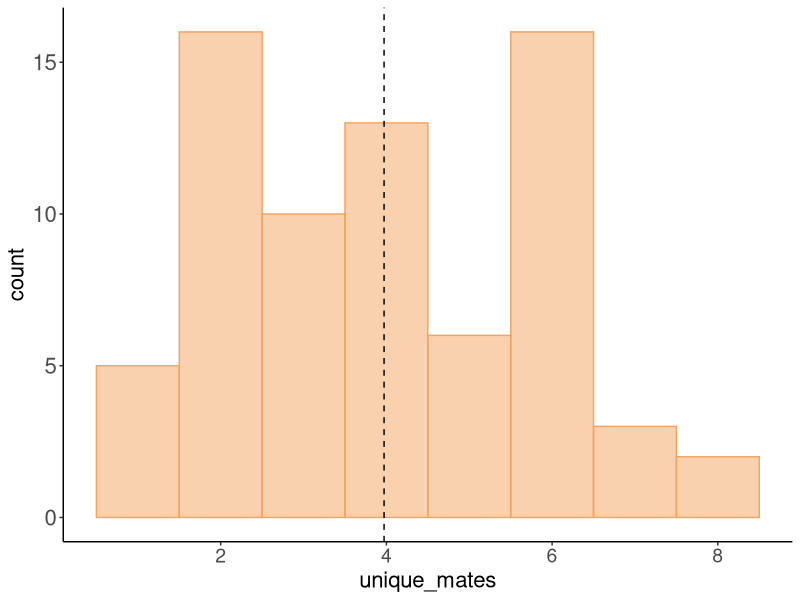
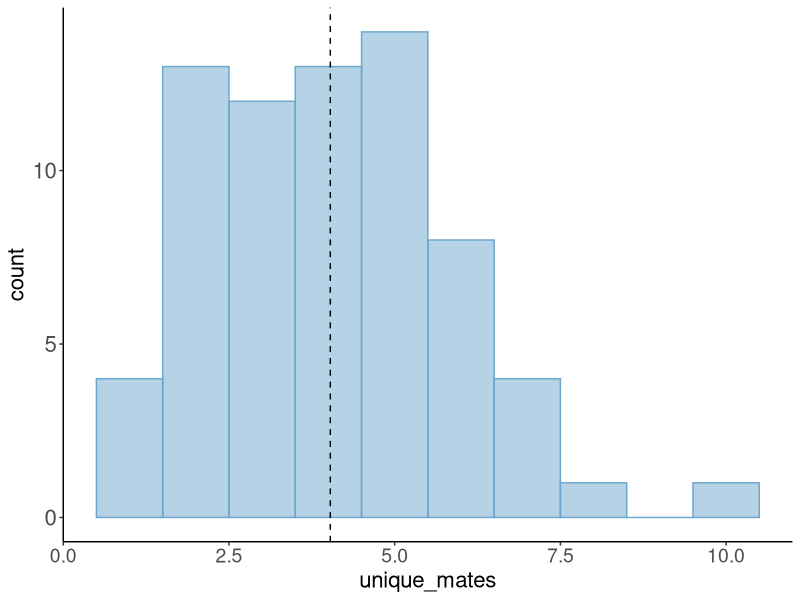
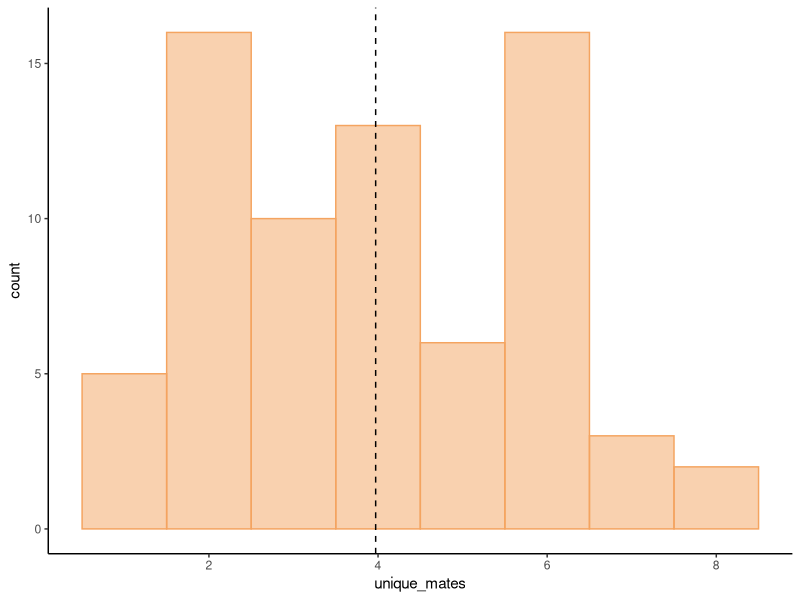

These charts were generated, in order, by the following R code:
library(tidyverse)
library(ggplot2); theme_set(theme_classic())

My_Theme = theme(
  axis.title.x = element_text(size = 16),
  axis.text.x = element_text(size = 14),
  axis.title.y = element_text(size = 16), 
  axis.text.y = element_text(size = 16))


attr <- read.csv("data/bbsna_attributes_full.csv")

attr_f <- attr %>% 
          filter(sex == "Female")

attr_m <- attr %>% 
          filter(sex == "Male")


ggplot(data = attr_f, aes(unique_mates)) + geom_histogram(bins = 8, alpha = 0.5, fill = "sandybrown", color = "sandybrown") + 
                                            My_Theme +
                                            geom_vline(xintercept = mean(attr_f$unique_mates), linetype = "dashed")

ggplot(data = attr_m, aes(unique_mates)) + geom_histogram(bins = 10, alpha = 0.5, fill = "skyblue3", color = "skyblue3") + 
                                           My_Theme +
                                           geom_vline(xintercept = mean(attr_m$unique_mates), linetype = "dashed")
    

mean(attr_m$unique_mates)
mean(attr_f$unique_mates)


ggplot(data = attr_f, aes(unique_mates)) + geom_histogram(bins = 8, alpha = 0.5, fill = "sandybrown", 
                                                          color = "sandybrown") + 
  geom_vline(xintercept = mean(attr_f$unique_mates), linetype = "dashed")
